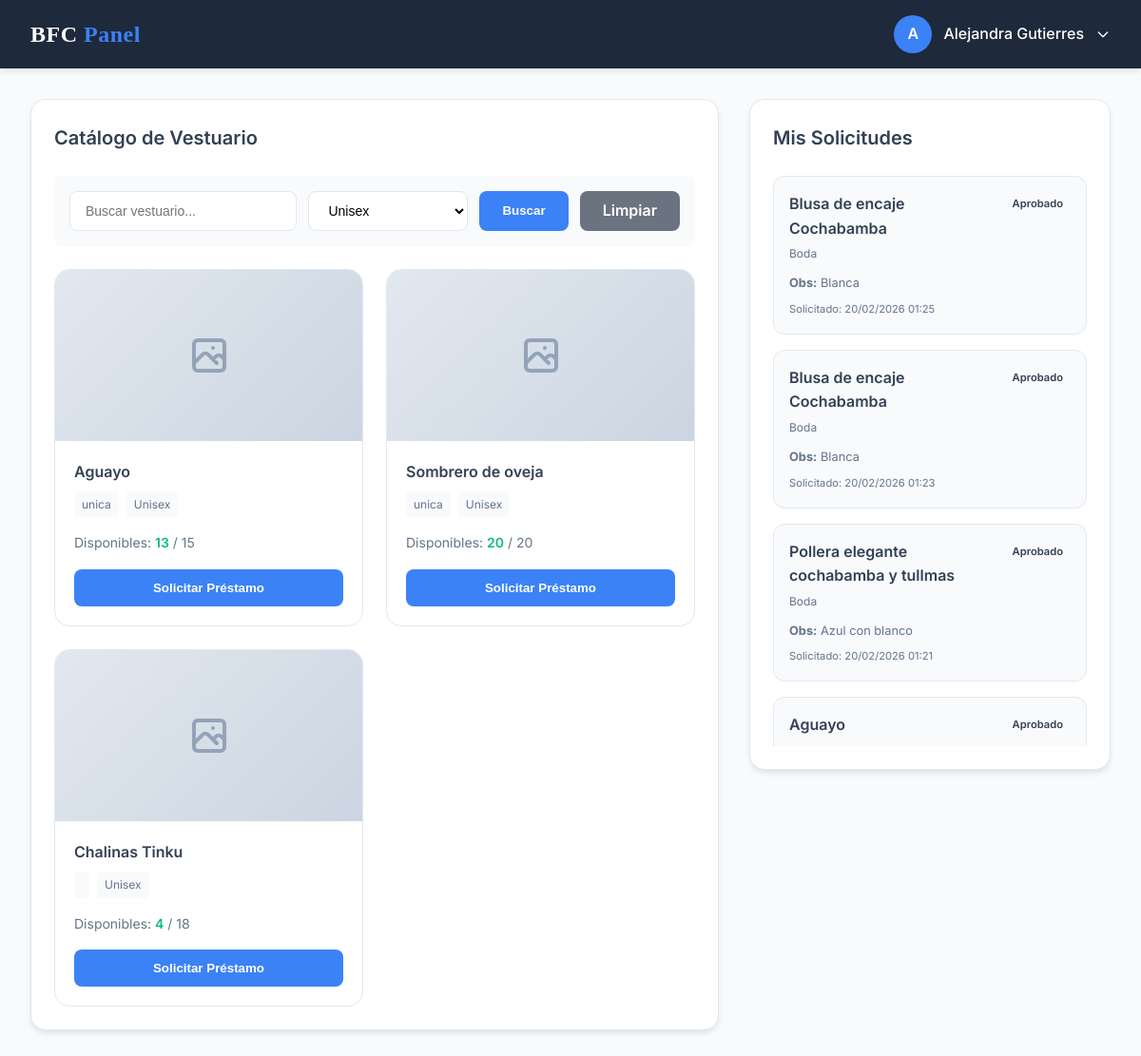
The app's page /bailarin.php?genero=Unisex (signed in), older data.
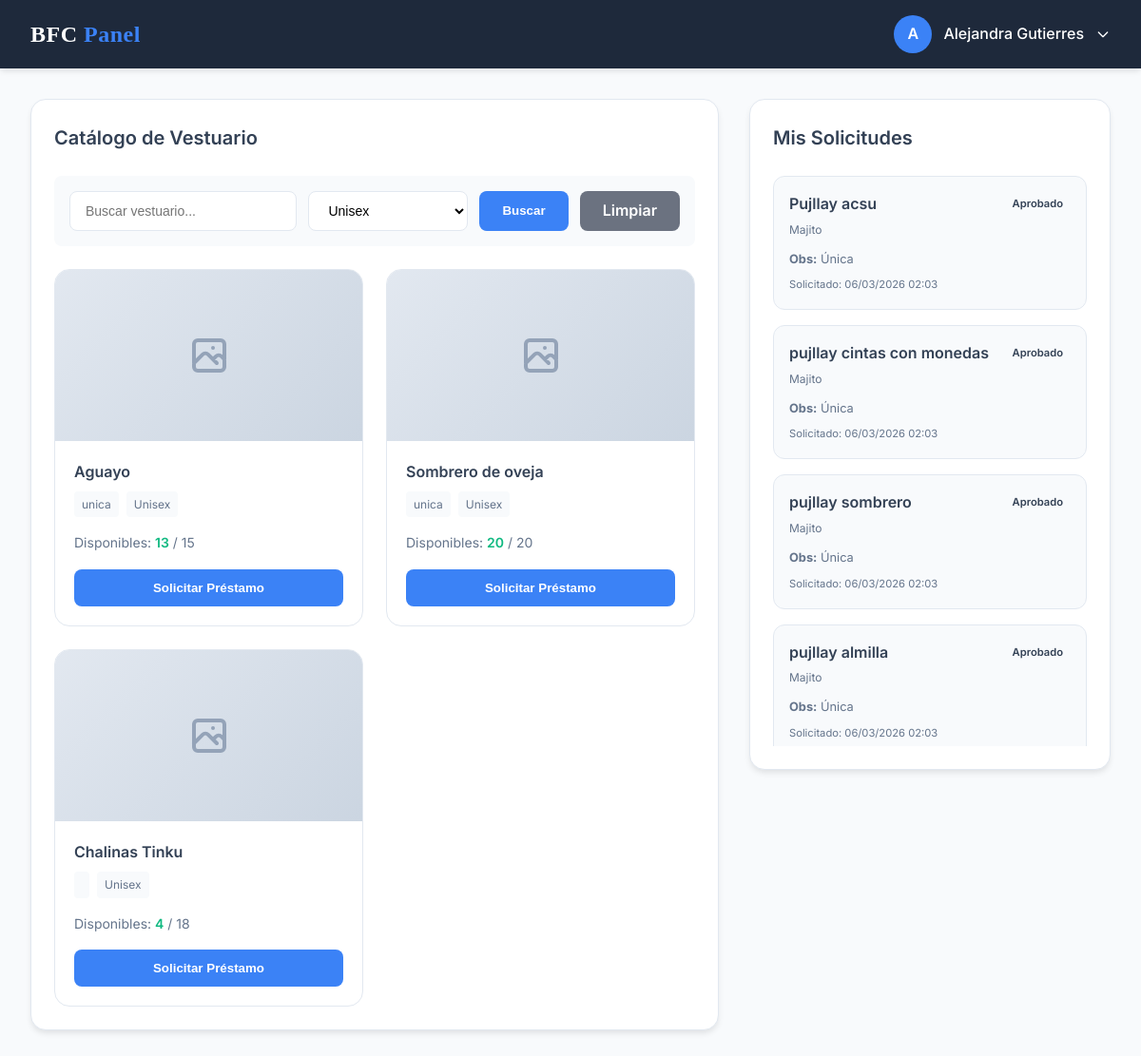
The same page, newer data.
### tables this page shows
CREATE TABLE `vestuarios` (
  `id` int NOT NULL,
  `nombre` varchar(100) NOT NULL,
  `descripcion` text,
  `talla` varchar(10) DEFAULT NULL,
  `genero` enum('Hombre','Mujer','Unisex') NOT NULL,
  `cantidad_total` int DEFAULT '1',
  `cantidad_disponible` int DEFAULT '1',
  `imagen` varchar(255) DEFAULT NULL,
  `creado_en` timestamp NOT NULL DEFAULT CURRENT_TIMESTAMP
);

CREATE TABLE `prestamos` (
  `id` int NOT NULL,
  `bailarin_id` int NOT NULL,
  `vestuario_id` int NOT NULL,
  `funcion_id` int NOT NULL,
  `fecha_solicitud` timestamp NOT NULL DEFAULT CURRENT_TIMESTAMP,
  `fecha_devolucion` datetime DEFAULT NULL,
  `estado` enum('pendiente','aprobado','rechazado','devuelto') DEFAULT 'pendiente',
  `observaciones` text
);

CREATE TABLE `funciones` (
  `id` int NOT NULL,
  `nombre` varchar(150) NOT NULL,
  `fecha` datetime NOT NULL,
  `lugar` varchar(150) DEFAULT NULL,
  `descripcion` text,
  `creado_en` timestamp NOT NULL DEFAULT CURRENT_TIMESTAMP
);

### public/bailarin.php (the view, shortened to what the changed rows need)
<?php
require __DIR__ . '/../includes/db.php';
$bailarin_id = $_SESSION['user_id'];
$query = "SELECT * FROM vestuarios WHERE cantidad_disponible > 0";
$params = [];
if (isset($_GET['genero']) && !empty($_GET['genero']) && $_GET['genero'] != 'all') {
    $query .= " AND genero = ?";
    $params[] = $_GET['genero'];
}
$stmt = $pdo->prepare($query);
$stmt->execute($params);
$vestuarios = $stmt->fetchAll();
$stmt = $pdo->prepare("SELECT p.*, v.nombre as vestuario, v.imagen as v_imagen, f.nombre as funcion, f.fecha as f_fecha
                       FROM prestamos p
                       JOIN vestuarios v ON p.vestuario_id = v.id
                       JOIN funciones f ON p.funcion_id = f.id
                       WHERE p.bailarin_id = ?
                       ORDER BY p.fecha_solicitud DESC");
$stmt->execute([$bailarin_id]);
$mis_prestamos = $stmt->fetchAll();
?>
<!DOCTYPE html>
<html lang="es">
<head>
    <link rel="stylesheet" href="css/style.css">
</head>
<body>
    <header class="main-header">
        <h1 class="logo">BFC <span>Panel</span></h1>
    </header>
    <div class="dashboard-grid">
        <div class="main-content">
            <div class="card">
                <div class="card-header">
                    <h2 class="card-title">Catálogo de Vestuario</h2>
                </div>
                <?php if (empty($vestuarios)): ?>
                    <div class="empty-state">
                        <svg fill="none" stroke="currentColor" viewBox="0 0 24 24"><path stroke-linecap="round" stroke-linejoin="round" stroke-width="2" d="M9 5H7a2 2 0 00-2 2v12a2 2 0 002 2h10a2 2 0 002-2V7a2 2 0 00-2-2h-2M9 5a2 2 0 002 2h2a2 2 0 002-2M9 5a2 2 0 012-2h2a2 2 0 012 2"></path></svg>
                        <p>No hay vestuarios disponibles</p>
                    </div>
                <?php else: ?>
                    <div class="costume-grid">
                        <?php foreach ($vestuarios as $v): ?>
                            <div class="costume-card">
                                <div class="costume-img">
                                    <?php if ($v['imagen']): ?>
                                        <img src="assets/images/<?php echo htmlspecialchars($v['imagen']); ?>" alt="<?php echo htmlspecialchars($v['nombre']); ?>">
                                    <?php else: ?>
                                        <svg fill="none" stroke="currentColor" viewBox="0 0 24 24"><path stroke-linecap="round" stroke-linejoin="round" stroke-width="2" d="M4 16l4.586-4.586a2 2 0 012.828 0L16 16m-2-2l1.586-1.586a2 2 0 012.828 0L20 14m-6-6h.01M6 20h12a2 2 0 002-2V6a2 2 0 00-2-2H6a2 2 0 00-2 2v12a2 2 0 002 2z"></path></svg>
                                    <?php endif; ?>
                                </div>
                                <div class="costume-info">
                                    <h3 class="costume-name"><?php echo htmlspecialchars($v['nombre']); ?></h3>
                                    <div class="costume-details">
                                        <span class="costume-badge"><?php echo htmlspecialchars($v['talla']); ?></span>
                                        <span class="costume-badge"><?php echo $v['genero']; ?></span>
                                    </div>
                                    <div class="costume-stock">
                                        Disponibles: <span><?php echo $v['cantidad_disponible']; ?></span> / <?php echo $v['cantidad_total']; ?>
                                    </div>
                                    <button type="button" class="btn-request" onclick="openRequestModal(<?php echo $v['id']; ?>, '<?php echo htmlspecialchars($v['nombre']); ?>', <?php echo $v['cantidad_disponible']; ?>)">
                                        Solicitar Préstamo
                                    </button>
                                </div>
                            </div>
                        <?php endforeach; ?>
                    </div>
                <?php endif; ?>
            </div>
        </div>
        <div class="sidebar">
            <div class="card">
                <h2 class="card-title" style="margin-bottom: 1.5rem;">Mis Solicitudes</h2>
                <?php if (empty($mis_prestamos)): ?>
                    <div class="empty-state" style="padding: 2rem;">
                        <p>No tienes solicitudes aún</p>
                    </div>
                <?php else: ?>
                    <div class="requests-list">
                        <?php foreach ($mis_prestamos as $p): ?>
                            <div class="request-item">
                                <div class="request-item-header">
                                    <div>
                                        <div class="request-vestuario"><?php echo htmlspecialchars($p['vestuario']); ?></div>
                                        <div class="request-funcion"><?php echo htmlspecialchars($p['funcion']); ?></div>
                                    </div>
                                    <span class="badge badge-<?php echo $p['estado']; ?>"><?php echo ucfirst($p['estado']); ?></span>
                                </div>
                                <?php if($p['observaciones']): ?>
                                <div class="request-details">
                                    <strong>Obs:</strong> <?php echo htmlspecialchars($p['observaciones']); ?>
                                </div>
                                <?php endif; ?>
                                <div class="request-date">
                                    Solicitado: <?php echo date('d/m/Y H:i', strtotime($p['fecha_solicitud'])); ?>
                                </div>
                            </div>
                        <?php endforeach; ?>
                    </div>
                <?php endif; ?>
            </div>
        </div>
    </div>
</body>
</html>

Row changes from the older to the newer data that the page shows:
no longer on this page (row unchanged): prestamos: vestuario.nombre "Blusa de encaje Cochabamba", funcion.nombre "Boda", estado "Aprobado", observaciones "Blanca", fecha_solicitud "20/02/2026 01:25"
no longer on this page (row unchanged): prestamos: vestuario.nombre "Blusa de encaje Cochabamba", funcion.nombre "Boda", estado "Aprobado", observaciones "Blanca", fecha_solicitud "20/02/2026 01:23"
no longer on this page (row unchanged): prestamos: vestuario.nombre "Pollera elegante cochabamba y tullmas", funcion.nombre "Boda", estado "Aprobado", observaciones "Azul con blanco", fecha_solicitud "20/02/2026 01:21"
no longer on this page (row unchanged): prestamos: vestuario.nombre "Aguayo", estado "Aprobado"
added prestamos: vestuario.nombre "Pujllay acsu", funcion.nombre "Majito", estado "Aprobado", observaciones "Única", fecha_solicitud "06/03/2026 02:03"
added prestamos: vestuario.nombre "pujllay cintas con monedas", funcion.nombre "Majito", estado "Aprobado", observaciones "Única", fecha_solicitud "06/03/2026 02:03"
added prestamos: vestuario.nombre "pujllay sombrero", funcion.nombre "Majito", estado "Aprobado", observaciones "Única", fecha_solicitud "06/03/2026 02:03"
added prestamos: vestuario.nombre "pujllay almilla", funcion.nombre "Majito", estado "Aprobado", observaciones "Única", fecha_solicitud "06/03/2026 02:03"
